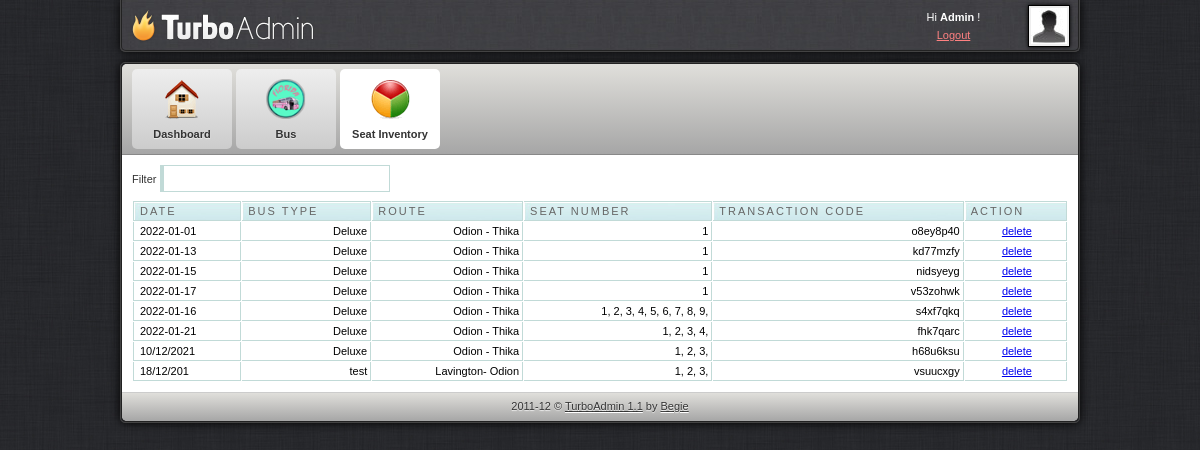
Page /admin/setinventory.php (signed in) on the committed database.
### tables this page shows
CREATE TABLE `reserve` (
  `id` int(11) NOT NULL,
  `date` varchar(11) NOT NULL,
  `bus` varchar(11) NOT NULL,
  `seat_reserve` varchar(11) NOT NULL,
  `transactionnum` varchar(10) NOT NULL,
  `seat` varchar(100) NOT NULL
);

CREATE TABLE `route` (
  `id` int(11) NOT NULL,
  `route` varchar(300) NOT NULL,
  `price` varchar(30) NOT NULL,
  `numseats` int(30) NOT NULL,
  `type` varchar(300) NOT NULL,
  `time` time NOT NULL
);

### admin/setinventory.php (the view, shortened to what this page needs)
<html>
<head>
<link href="css/style.css" rel="stylesheet" type="text/css" />
<link rel="stylesheet" href="febe/style.css" type="text/css" media="screen" charset="utf-8">
<link href="src/facebox.css" media="screen" rel="stylesheet" type="text/css" />
</head>
<body>
	<div id="container">
		<div id="adminbar-outer" class="radius-bottom">
			<div id="adminbar" class="radius-bottom">
				<a id="logo" href="dashboard.php"></a>
				<div id="details">
					<a class="avatar" href="javascript: void(0)">
					<img width="36" height="36" alt="avatar" src="img/avatar.jpg">
					</a>
					<div class="tcenter">
					Hi
					<strong>Admin</strong>
					!
					<br>
					<a class="alightred" href="../index.php">Logout</a>
					</div>
				</div>
			</div>
		</div>
		<div id="panel-outer" class="radius" style="opacity: 1;">
			<div id="panel" class="radius">
				<ul class="radius-top clearfix" id="main-menu">
					<li>
						<a href="dashboard.php">
							<img alt="Dashboard" src="img/m-dashboard.png">
							<span>Dashboard</span>
						</a>
					</li>
					<li>
						<a href="route.php">
							<img alt="Statistics" src="img/m-custom.png">
							<span>Bus</span>
						</a>
					</li>
					<li>
						<a class="active" href="setinventory.php">
							<img alt="Statistics" src="img/m-statistics.png">
							<span>Seat Inventory</span>
						</a>
					</li>
				</ul>
				<div id="content" class="clearfix">
					<label for="filter">Filter</label> <input type="text" name="filter" value="" id="filter" />
					<table cellpadding="1" cellspacing="1" id="resultTable">
						<thead>
							<tr>
								<th  style="border-left: 1px solid #C1DAD7"> Date </th>
								<th> Bus Type </th>
								<th> Route </th>
								<th> Seat Number </th>
								<th> Transaction Code </th>
								<th> Action </th>
							</tr>
						</thead>
						<tbody>
						<?php
							include('../db.php');
							$result = mysqli_query($conn,"SELECT * FROM reserve");
							while($row = mysqli_fetch_array($result))
								{
									echo '<tr class="record">';
									echo '<td style="border-left: 1px solid #C1DAD7;">'.$row['date'].'</td>';
									$rrad=$row['bus'];
									$results = mysqli_query($conn,"SELECT * FROM route WHERE id='$rrad'");
									while($rows = mysqli_fetch_array($results))
										{
									echo '<td><div align="right">'.$rows['type'].'</div></td>';
									echo '<td><div align="right">'.$rows['route'].'</div></td>';
										}
									echo '<td><div align="right">'.$row['seat'].'</div></td>';
									echo '<td><div align="right">'.$row['transactionnum'].'</div></td>';
									echo '<td><div align="center"><a href="#" id="'.$row['id'].'" class="delbutton" title="Click To Delete">delete</a></div></td>';
									echo '</tr>';
								}
							?>
						</tbody>
					</table>
				</div>
				<div id="footer" class="radius-bottom">
					2011-12 ©
					<a class="afooter-link" href="">TurboAdmin 1.1</a>
					by
					<a class="afooter-link" href="">Begie</a>
				</div>
			</div>
		</div>
	</div>
</body>
</html>

### admin/css/style.css (style rules this page uses)
html, body { background: url("../img/bg.jpg") repeat scroll 0 0 #333333; color: #333333; font-family: Arial,Helvetica,sans-serif; font-size: 11px; line-height: 1.6; margin:0; }
#container { margin: 0 auto; width: 960px; }
#login-container-outer, #container #adminbar-outer, #container #panel-outer { border: 1px solid #444444; box-shadow: 0 0 10px #000000; }
#container #adminbar-outer { background: none repeat scroll 0 0 #403F44; border-top: medium none; margin: 0 0 10px; }
.radius-bottom { border-bottom-left-radius: 5px; border-bottom-right-radius: 5px; }
#login-container, #container #adminbar, #container #panel { border: 1px solid #222222; }
#container #adminbar { background: url("../img/alter-bg.jpg") repeat scroll left top transparent; border-top: medium none; height: 50px; }
.clearfix { clear:both; }
#container #adminbar a#logo { background: url("../img/logo.png") no-repeat scroll left top transparent; display: block; float: left; height: 50px; width: 200px; }
#container #adminbar #details { color: #FFFFFF; float: right; height: 34px; line-height: 18px; padding: 8px; width: 184px; }
#container #adminbar #details a.avatar { background-color: #EEEEEE; border: 1px solid #000000; box-shadow: 0 0 4px #000000; display: block; float: right; height: 36px; margin: -3px 0 0 7px; padding: 2px; width: 36px; }
.tcenter { text-align: center; }
a.alightred { color: #FF8181; }
.radius { border-radius: 5px 5px 5px 5px; }
#container #panel ul#main-menu, #container #panel #footer, #login-extra { background-color: #D5D5D5; background-image: linear-gradient(#E0DFDB, #A6A6A6); }
ul#main-menu { border-bottom: 1px solid #888888; list-style: none outside none; margin: 0; padding: 0 10px; }
.radius-top { border-top-left-radius: 5px; border-top-right-radius: 5px; }
ul#main-menu li { float: left; margin: 5px 4px 5px 0; }
ul#main-menu li a.active { background: none repeat scroll 0 0 #FFFFFF; text-shadow: 0 1px 1px #FFFFFF; }
ul#main-menu li a { background: linear-gradient(#EEEEEE, #CCCCCC) repeat scroll 0 0 #EEEEEE; border-radius: 5px 5px 5px 5px; color: #333333; display: block; font-weight: bold; height: 80px; line-height: 1px; position: relative; text-align: center; text-shadow: 0 1px 1px #EEEEEE; width: 100px; text-decoration:none; }
ul#main-menu li a img { height: 40px; padding: 10px 15px 5px; width: 40px; }
ul#main-menu li a span { display: block; line-height: 20px; padding: 0 0 5px; }
#container #content { padding: 10px; background-color:#ffffff; }
#container #footer { border-top: 1px solid #CCCCCC; color: #333333; margin: 0; padding: 5px; text-align: center; text-shadow: 0 1px 1px #EEEEEE; }
a.afooter-link { color: #333333; text-shadow: 0 1px 1px #FFFFFF; }

### admin/febe/style.css (style rules this page uses)
#resultTable { background-color: white; margin-top: 8px; width: 100%; color:#000000; }
#resultTable th.sortable { background: url("bg_header.jpg") no-repeat scroll 0 0 #CAE8EA; border-bottom: 1px solid #C1DAD7; border-right: 1px solid #C1DAD7; border-top: 1px solid #C1DAD7; color: #4F6B72; font: normal 11px "Trebuchet MS",Verdana,Arial,Helvetica,sans-serif; letter-spacing: 2px; padding: 3px 3px 3px 6px; text-align: left; text-transform: uppercase; color: #666; cursor: pointer; text-decoration: none; }
#resultTable th { background: url("bg_header.jpg") no-repeat scroll 0 0 #CAE8EA; border-bottom: 1px solid #C1DAD7; border-right: 1px solid #C1DAD7; border-top: 1px solid #C1DAD7; color: #4F6B72; font: normal 11px "Trebuchet MS",Verdana,Arial,Helvetica,sans-serif; letter-spacing: 2px; padding: 3px 3px 3px 6px; text-align: left; text-transform: uppercase; color: #666; cursor: pointer; text-decoration: none; }
#resultTable td { border-bottom: 1px solid #C1DAD7; border-right: 1px solid #C1DAD7; padding: 3px 3px 3px 6px; font: normal 11px "Trebuchet MS",Verdana,Arial,Helvetica,sans-serif; }
#resultTable td.odd { font: normal 11px "Trebuchet MS",Verdana,Arial,Helvetica,sans-serif; }
#filter { width: 230px; border: 1px solid #C1DAD7; border-left: 4px solid #C1DAD7; padding:5px; background-image:url('../images/filter.gif'); background-repeat:no-repeat; background-position: 3px 5px; padding-left:20px; }
.clearfix { clear:both; }

### rows in the picture
reserve: date "2022-01-01", seat "1", transactionnum "o8ey8p40"
route: type "Deluxe", route "Odion - Thika"
reserve: date "2022-01-13", seat "1", transactionnum "kd77mzfy"
reserve: date "2022-01-15", seat "1", transactionnum "nidsyeyg"
reserve: date "2022-01-17", seat "1", transactionnum "v53zohwk"
reserve: date "2022-01-16", seat "1, 2, 3, 4, 5, 6, 7, 8, 9,", transactionnum "s4xf7qkq"
reserve: date "2022-01-21", seat "1, 2, 3, 4,", transactionnum "fhk7qarc"
reserve: date "10/12/2021", seat "1, 2, 3,", transactionnum "h68u6ksu"
reserve: date "18/12/201", seat "1, 2, 3,", transactionnum "vsuucxgy"
route: type "test", route "Lavington- Odion"
